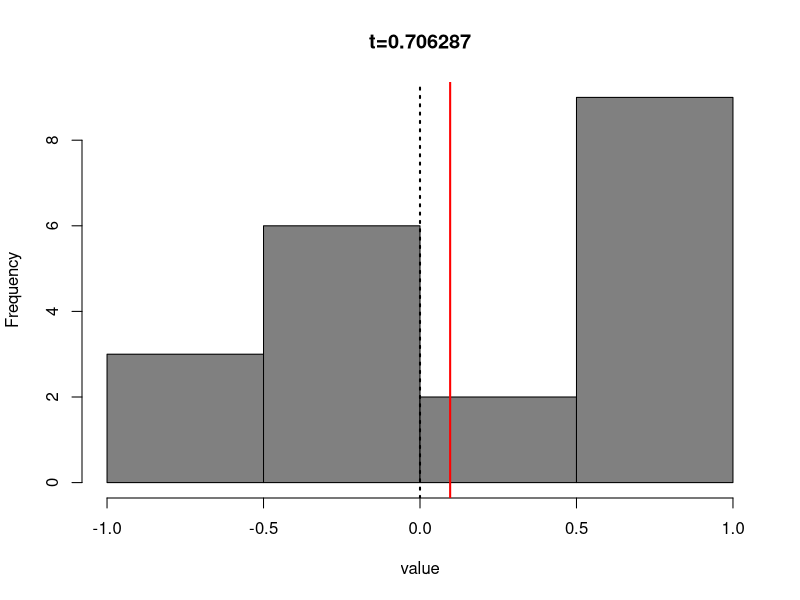
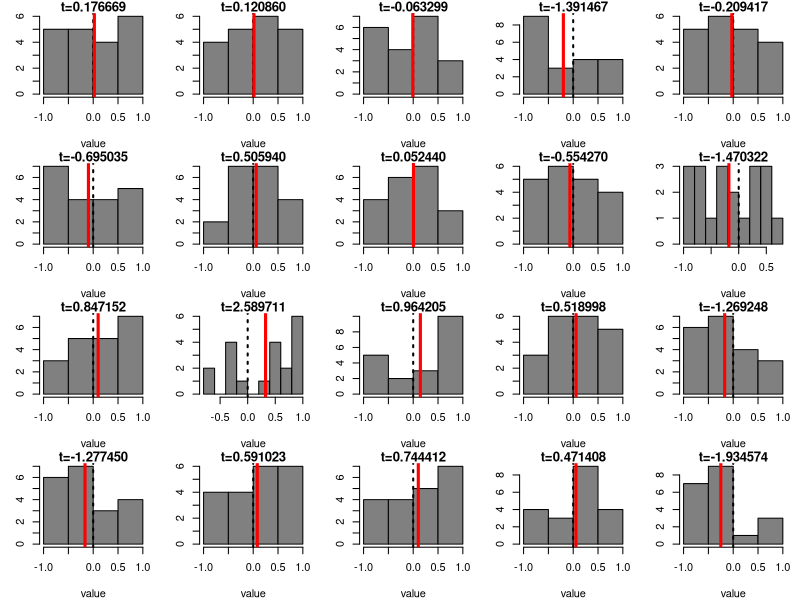
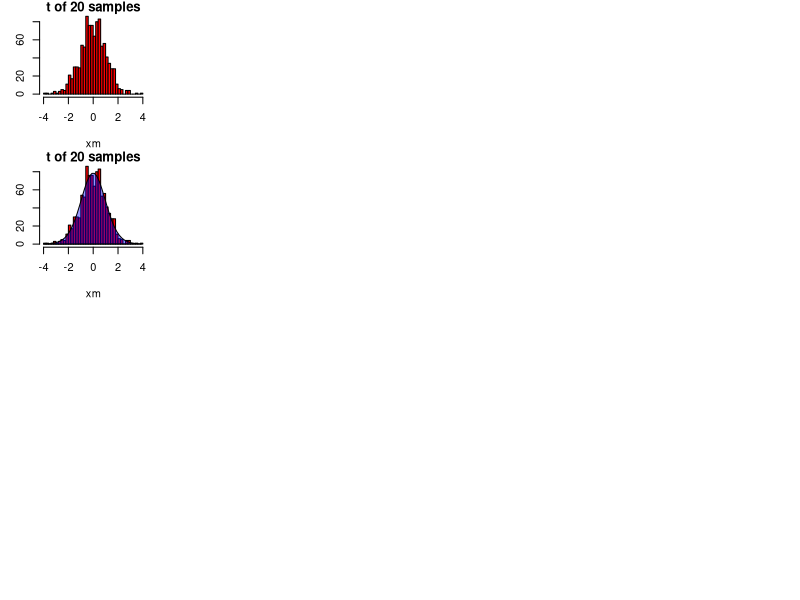

The R script that drew these images, in order:
## ---- chunk 1
fig.dim <- 4
knitr::opts_chunk$set(fig.width=2*fig.dim,
                      fig.height=fig.dim,
                      fig.align='center')
set.seed(23)
## ---- chunk 2
n <- 20
x <- rnorm(n)
c(t.test(x)$statistic, 
  mean(x) / (sd(x) / sqrt(n)))
## ---- chunk 3
n <- 20
x <- 2 * runif(n) - 1
hist(x, xlab='value', col=grey(0.5),
     main=sprintf("t=%f", mean(x)*sqrt(n)/sd(x)))
abline(v=0, lwd=2, lty=3)
abline(v=mean(x), col='red', lwd=2)
## ---- chunk 4
par(mar=c(4,3,1,1))
layout(matrix(1:20, nrow=4))
for (k in 1:20) {
    x <- 2 * runif(n) - 1
    hist(x, xlab='value', col=grey(0.5),
         main=sprintf("t=%f", mean(x)*sqrt(n)/sd(x)))
    abline(v=0, lwd=2, lty=3)
    abline(v=mean(x), col='red', lwd=3)
}
## ---- chunk 5
xm <- replicate(1000, {
            x <- 2 * runif(n) - 1;
            mean(x) * sqrt(n) / sd(x) })
xh <- hist(xm, breaks=40, main=sprintf('t of %d samples', n), col='red')
## ---- chunk 6
plot(xh, main=sprintf('t of %d samples', n), col='red')
xx <- xh$breaks
polygon(c(xx[-1] - diff(xx)/2, xx[1]),
        c(length(xm)* diff(pt(xx, df=(n-1))), 0),
        col=adjustcolor("blue", 0.4))
